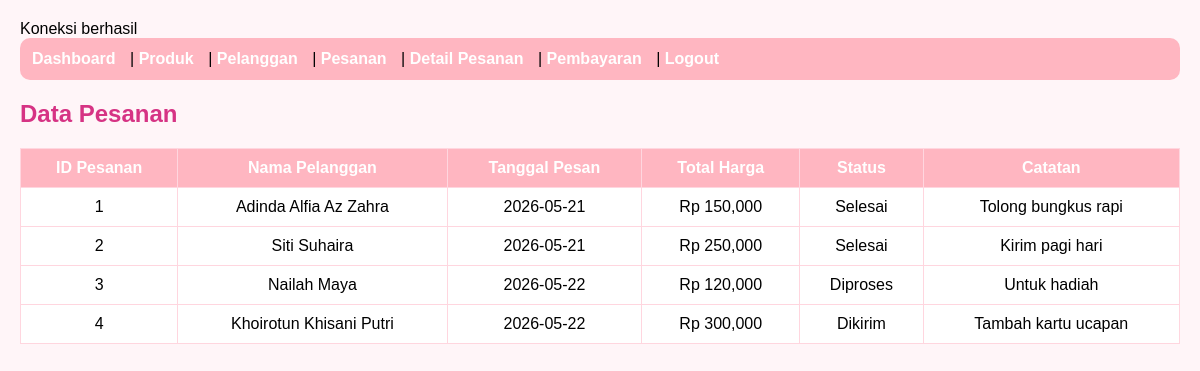
The page /flower_shop/pesanan.php (signed in) on the database its author committed.
### tables this page shows
CREATE TABLE `pesanan` (
  `id_pesanan` int NOT NULL,
  `id_pelanggan` int DEFAULT NULL,
  `tanggal_pesan` date DEFAULT NULL,
  `total_harga` int DEFAULT NULL,
  `status_pesanan` varchar(50) DEFAULT NULL,
  `catatan` text
);

CREATE TABLE `pelanggan` (
  `id_pelanggan` int NOT NULL,
  `nama_pelanggan` varchar(100) DEFAULT NULL,
  `nomor_hp` varchar(15) DEFAULT NULL,
  `alamat` text,
  `email` varchar(100) DEFAULT NULL
);

### flower_shop/pesanan.php (the view, shortened to what this page needs)
<?php
include "koneksi.php";
$query = mysqli_query($conn,
"SELECT pesanan.*, pelanggan.nama_pelanggan
FROM pesanan
INNER JOIN pelanggan
ON pesanan.id_pelanggan = pelanggan.id_pelanggan");
?>
<!DOCTYPE html>
<html>
<head>
</head>
<body>
<div class="menu">
<a href="dashboard.php">Dashboard</a> |
<a href="index.php">Produk</a> |
<a href="pelanggan.php">Pelanggan</a> |
<a href="pesanan.php">Pesanan</a> |
<a href="detail_pesanan.php">Detail Pesanan</a> |
<a href="pembayaran.php">Pembayaran</a> |
<a href="logout.php">Logout</a>
</div>
<h2>Data Pesanan</h2>
<table>
    <tr>
        <th>ID Pesanan</th>
        <th>Nama Pelanggan</th>
        <th>Tanggal Pesan</th>
        <th>Total Harga</th>
        <th>Status</th>
        <th>Catatan</th>
    </tr>
    <?php while($data = mysqli_fetch_assoc($query)) { ?>
    <tr>
        <td><?= $data['id_pesanan']; ?></td>
        <td><?= $data['nama_pelanggan']; ?></td>
        <td><?= $data['tanggal_pesan']; ?></td>
        <td>Rp <?= number_format($data['total_harga']); ?></td>
        <td><?= $data['status_pesanan']; ?></td>
        <td><?= $data['catatan']; ?></td>
    </tr>
    <?php } ?>
</table>
</body>
</html>

### flower_shop/pesanan.php (style rules this page uses)
body { font-family: Arial, sans-serif; margin: 20px; background-color: #fff5f8; }
.menu { background-color: #ffb6c1; padding: 12px; border-radius: 10px; margin-bottom: 20px; }
.menu a { text-decoration: none; color: white; font-weight: bold; margin-right: 10px; }
table { width: 100%; border-collapse: collapse; background-color: white; }
th { background-color: #ffb6c1; color: white; }
th, td { border: 1px solid #ffd6df; padding: 10px; text-align: center; }
h2 { color: #d63384; }

### rows shown on the page
pesanan: id_pesanan "1", id_pelanggan.nama_pelanggan "Adinda Alfia Az Zahra", tanggal_pesan "2026-05-21", total_harga "150,000", status_pesanan "Selesai", catatan "Tolong bungkus rapi"
pesanan: id_pesanan "2", id_pelanggan.nama_pelanggan "Siti Suhaira", tanggal_pesan "2026-05-21", total_harga "250,000", status_pesanan "Selesai", catatan "Kirim pagi hari"
pesanan: id_pesanan "3", id_pelanggan.nama_pelanggan "Nailah Maya", tanggal_pesan "2026-05-22", total_harga "120,000", status_pesanan "Diproses", catatan "Untuk hadiah"
pesanan: id_pesanan "4", id_pelanggan.nama_pelanggan "Khoirotun Khisani Putri", tanggal_pesan "2026-05-22", total_harga "300,000", status_pesanan "Dikirim", catatan "Tambah kartu ucapan"
